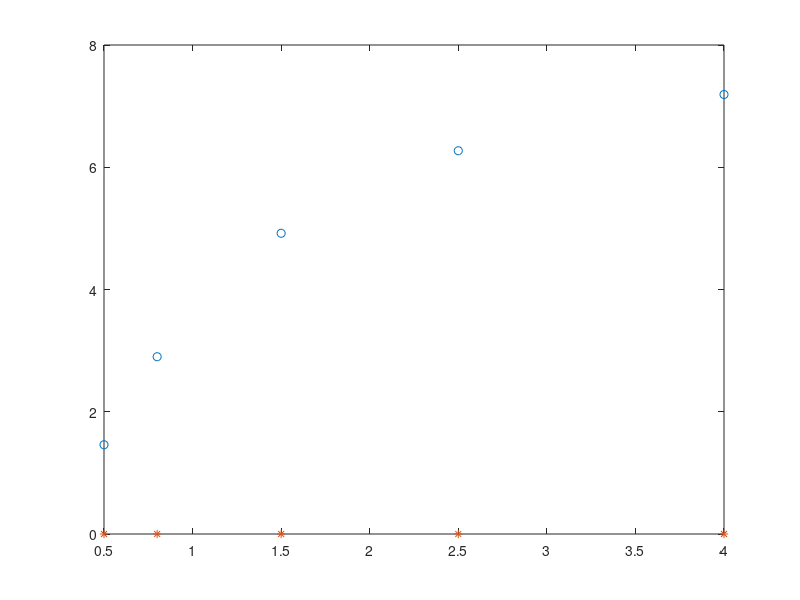

Write MATLAB code to recreate this figure.
C=[0.5 0.8 1.5 2.5 4];
K=[1.46 2.9 4.92 6.27 7.19];
k=exp(K);
n=length(C);
sumc=sum(C);
sumk=sum(k);
sumck=sum(C.*k);
sumcsq=sum(C.*2);
A=[n sumc;sumc sumcsq];
B=[sumk;sumck];
a=A\B
s1=exp(a(1));
s2=a(2)\C;
km=(s1*exp(2\C));
k1=km/exp(s2/C);
plot(C,K,'o')
hold on
plot(C,k1,'*')
